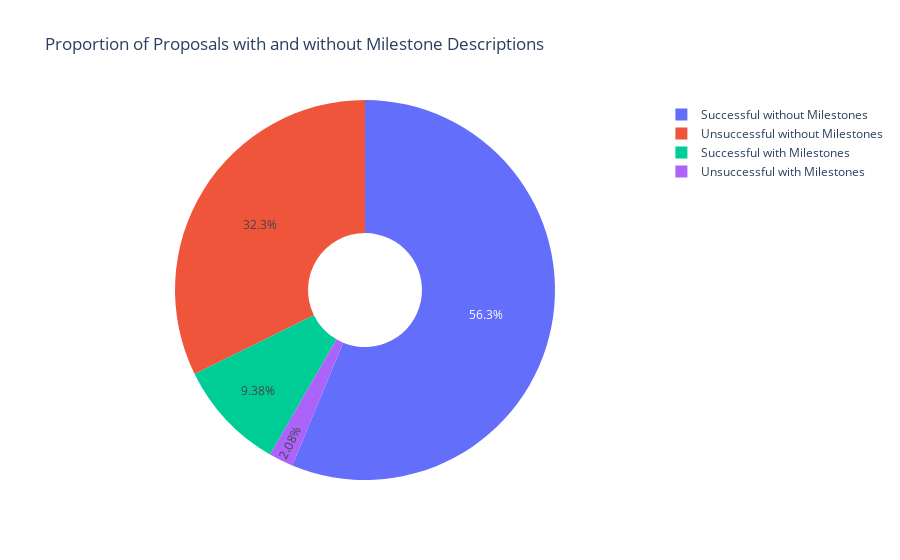

Notebook code cell kept with this figure:
### Code cell
import pandas as pd
import plotly.graph_objs as go

# Load the datasets
topics_df = pd.read_csv('stip_topics_data.csv')
detail_df = pd.read_csv('stip_detail_data_cleaned.csv')

# Convert "Topic ID" to string/object type in both datasets
topics_df['Topic ID'] = topics_df['Topic ID'].astype(str)
detail_df['Topic ID'] = detail_df['Topic ID'].astype(str)

# Merge datasets based on Topic ID
merged_df = pd.merge(topics_df, detail_df, on='Topic ID')

# Extract milestone descriptions from the "Description" column
merged_df['Has Milestone Descriptions'] = merged_df['Description'].str.contains('Milestone Descriptions')

# Count the number of successful and unsuccessful proposals with and without milestone descriptions
success_with_milestone = merged_df[(merged_df['Status'] == 'Passed') & (merged_df['Has Milestone Descriptions'])].shape[0]
success_without_milestone = merged_df[(merged_df['Status'] == 'Passed') & (~merged_df['Has Milestone Descriptions'])].shape[0]
unsuccess_with_milestone = merged_df[(merged_df['Status'] != 'Passed') & (merged_df['Has Milestone Descriptions'])].shape[0]
unsuccess_without_milestone = merged_df[(merged_df['Status'] != 'Passed') & (~merged_df['Has Milestone Descriptions'])].shape[0]

# Create pie chart data
labels = ['Successful with Milestones', 'Successful without Milestones', 'Unsuccessful with Milestones', 'Unsuccessful without Milestones']
values = [success_with_milestone, success_without_milestone, unsuccess_with_milestone, unsuccess_without_milestone]

# Create pie chart
fig = go.Figure(data=[go.Pie(labels=labels, values=values, hole=0.3)])

# Update layout
fig.update_layout(title='Proportion of Proposals with and without Milestone Descriptions')

# Show the pie chart
fig.show()
fig.write_html(".html")

### Figure 1 — Plotly figure (JSON) as saved in the notebook; plotly's stock layout.template omitted (floating-point values rounded to 4 significant figures)
{"data": [{"hole": 0.3, "labels": ["Successful with Milestones", "Successful without Milestones", "Unsuccessful with Milestones", "Unsuccessful without Milestones"], "type": "pie", "values": [9, 54, 2, 31]}], "layout": {"title": {"text": "Proportion of Proposals with and without Milestone Descriptions"}}}
